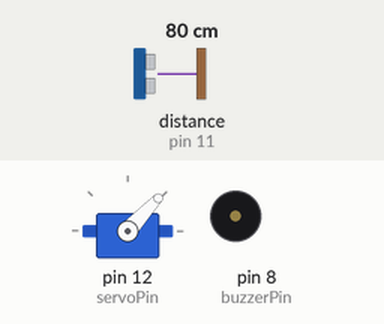
Bench run of a sketch on a simulated Arduino Uno, built with avr-gcc and run on an emulated ATmega328P. Parts: servo, buzzer (waves = sounding). Wiring (inferred from the names in the program): ultrasonic range finder: trigger pin 10; echo pin 11. Inputs (shaded band) come from the test bench; at power-on: distance to the obstacle (sensor on pin 11) 80 cm. The echo pulse lasts 58.3 µs per cm; what the sketch prints to the serial monitor is not drawn.

Above: at 1.2 s.
1.3 s: distance to the obstacle (sensor on pin 11) set to 2 cm
At 1.68 s:
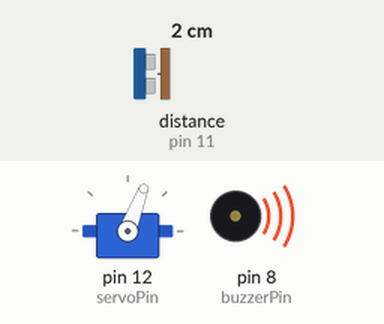
4.3 s: distance to the obstacle (sensor on pin 11) set to 60 cm
At 4.5 s:
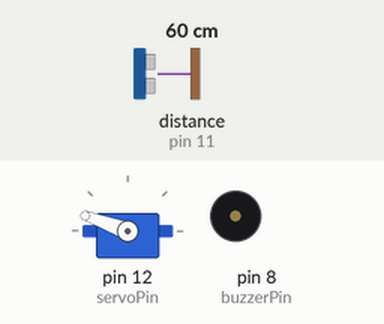
7.3 s: distance to the obstacle (sensor on pin 11) set to 9 cm
At 8.41 s:
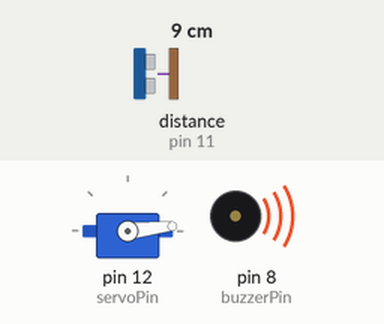
10.3 s: distance to the obstacle (sensor on pin 11) set to 120 cm
At 10.57 s:
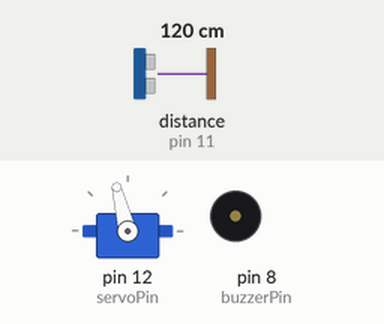
Timing chart, 0 to 14.3 s (numbered marks = the images above; inputs shaded):
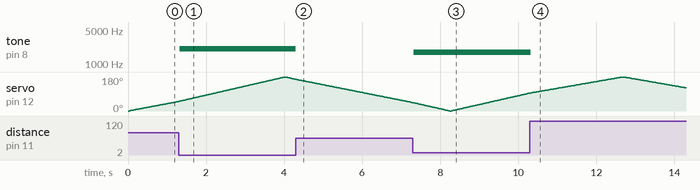

The sketch:

SONAR_Arduino.ino
```cpp
#include <Servo.h>

// Pin definitions
const int trigPin = 10;
const int echoPin = 11;
const int servoPin = 12;   // Kept at Pin 9 from your original code
const int buzzerPin = 8;  // Buzzer connected to Pin 8

long duration;
int distance;
Servo myServo;

int calculateDistance() {
  digitalWrite(trigPin, LOW);
  delayMicroseconds(2);
  digitalWrite(trigPin, HIGH);
  delayMicroseconds(10);
  digitalWrite(trigPin, LOW);

  duration = pulseIn(echoPin, HIGH, 30000); // 30ms timeout (~5m max range)
  if (duration == 0) {
    return 40; // Default to max range if nothing detected
  }
  int d = duration * 0.034 / 2;
  return (d > 40) ? 40 : d;
}

// Adjusts buzzer tone frequency based on object proximity
void handleBuzzer(int d) {
  if (d < 40 && d > 0) {
    // 2cm (near) = 2000Hz (high pitch/intense), 40cm (far) = 300Hz (low pitch)
    int toneFreq = map(d, 2, 40, 2000, 300);
    tone(buzzerPin, toneFreq);
  } else {
    noTone(buzzerPin); // Silent when out of range
  }
}

void setup() {
  pinMode(trigPin, OUTPUT);
  pinMode(echoPin, INPUT);
  pinMode(buzzerPin, OUTPUT);

  Serial.begin(9600);
  myServo.attach(servoPin);
}

void loop() {
  // Sweep left to right (0° to 180°)
  for (int i = 0; i <= 180; i++) {
    myServo.write(i);
    delay(20);
    distance = calculateDistance();
    handleBuzzer(distance);

    Serial.print(i);
    Serial.print(",");
    Serial.print(distance);
    Serial.print(".");
  }

  // Sweep right to left (180° to 0°)
  for (int i = 180; i >= 0; i--) {
    myServo.write(i);
    delay(20);
    distance = calculateDistance();
    handleBuzzer(distance);

    Serial.print(i);
    Serial.print(",");
    Serial.print(distance);
    Serial.print(".");
  }
}
```

Measured:
- after the input at 1.3 s, tone on pin 8 (buzzerPin): silent → 2044 Hz at once
- after the input at 4.3 s, tone on pin 8 (buzzerPin): 2044 Hz → silent at once
- after the input at 7.3 s, tone on pin 8 (buzzerPin): silent → 1732 Hz at once
- after the input at 10.3 s, tone on pin 8 (buzzerPin): 1732 Hz → silent at once
- by itself, servo on pin 12 (servoPin): rises from 95° to 180° in 2.3 s, then falls to 123° in 1.6 s
